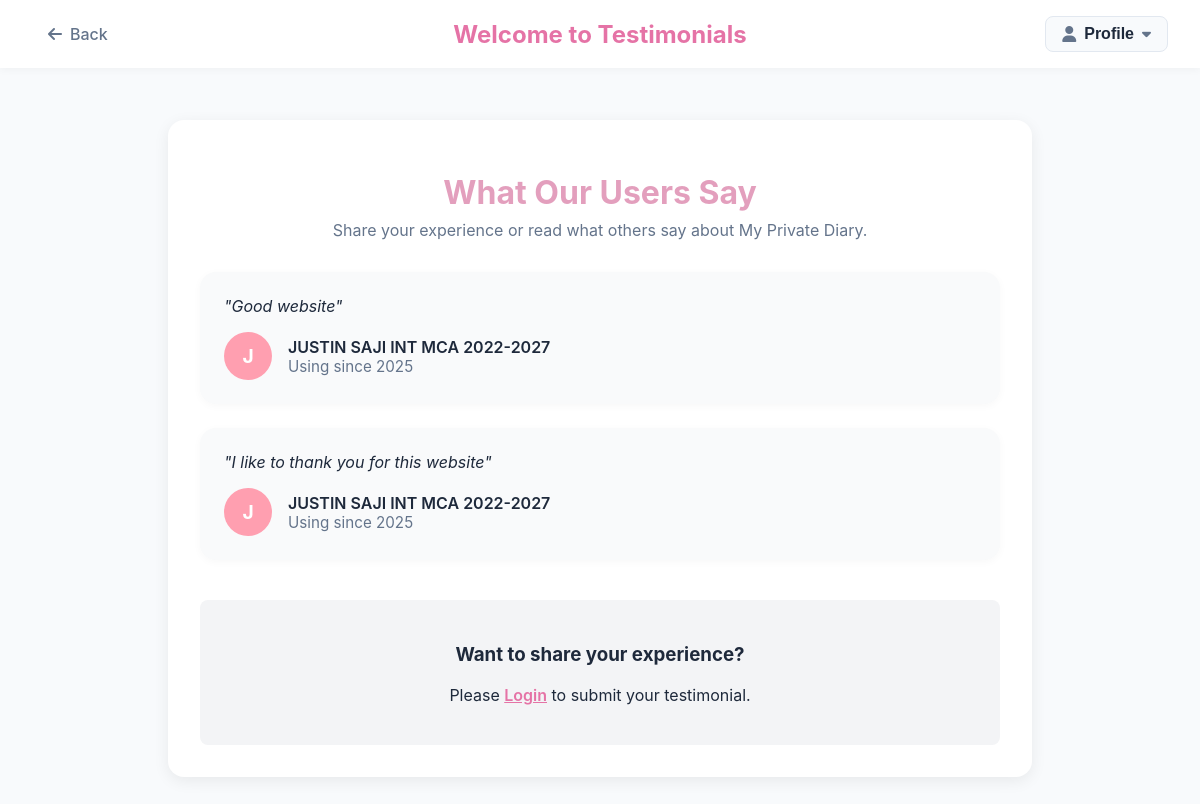
Screenshot of /testimonials.php with the database file from the repository.
### tables this page shows
CREATE TABLE `testimonials` (
  `testimonial_id` int(11) NOT NULL,
  `user_id` int(11) NOT NULL,
  `content` text NOT NULL,
  `created_at` timestamp NOT NULL DEFAULT current_timestamp()
);

CREATE TABLE `signup` (
  `user_id` int(11) NOT NULL,
  `full_name` varchar(100) NOT NULL,
  `email` varchar(150) NOT NULL,
  `password` varchar(255) DEFAULT NULL,
  `signup_date` timestamp NOT NULL DEFAULT current_timestamp(),
  `birthdate` date DEFAULT NULL,
  `subscription_plan` enum('basic','premium','lifetime') DEFAULT 'basic',
  `subscription_status` enum('active','expired','cancelled') DEFAULT 'active',
  `subscription_start_date` datetime DEFAULT NULL,
  `subscription_end_date` datetime DEFAULT NULL,
  `theme` varchar(50) DEFAULT 'default',
  `google_signup` tinyint(1) DEFAULT 0,
  `google_id` varchar(100) DEFAULT NULL,
  `profile_picture` varchar(255) DEFAULT NULL,
  `bio` text DEFAULT NULL,
  `phone` varchar(20) DEFAULT NULL,
  `address` varchar(255) DEFAULT NULL,
  `city` varchar(100) DEFAULT NULL,
  `state` varchar(100) DEFAULT NULL,
  `country` varchar(100) DEFAULT NULL,
  `postal_code` varchar(20) DEFAULT NULL,
  `hobbies` text DEFAULT NULL,
  `favorite_music` text DEFAULT NULL,
  `favorite_films` text DEFAULT NULL,
  `favorite_books` text DEFAULT NULL,
  `favorite_places` text DEFAULT NULL,
  `gender` varchar(20) DEFAULT NULL,
  `language` varchar(10) DEFAULT 'en',
  `profile_public` tinyint(1) DEFAULT 0,
  `email_notifications` tinyint(1) DEFAULT 0
);

### testimonials.php (the view, shortened to what this page needs)
<?php
require 'db_connect.php';
$is_logged_in = isset($_SESSION['user_id']);
$sql = 'SELECT t.content, t.created_at, u.full_name, YEAR(u.signup_date) as joined_year FROM testimonials t JOIN signup u ON t.user_id = u.user_id ORDER BY t.created_at DESC';
$result = $conn->query($sql);
$testimonials = $result ? $result->fetch_all(MYSQLI_ASSOC) : [];
?>
<!DOCTYPE html>
<html lang="en">
<head>
    <link rel="stylesheet" href="https://cdnjs.cloudflare.com/ajax/libs/font-awesome/6.4.0/css/all.min.css">
</head>
<body>
    <header class="header" style="background: #fff; box-shadow: 0 2px 8px rgba(0,0,0,0.04); padding: 1rem 2rem; position: fixed; top: 0; left: 0; right: 0; z-index: 1000; display: flex; justify-content: space-between; align-items: center;">
        <a href="index.php" style="text-decoration: none; color: #64748b; font-weight: 500; display: flex; align-items: center; gap: 0.5rem; padding: 0.5rem 1rem; border-radius: 0.5rem; transition: background 0.2s;" onmouseover="this.style.background='#f8fafc'" onmouseout="this.style.background='transient'">
            <i class="fas fa-arrow-left"></i> Back
        </a>
        <h2 style="margin: 0; font-size: 1.5rem; color: #e573a6; font-weight: 700; position: absolute; left: 50%; transform: translateX(-50%);">
            Welcome to Testimonials
        </h2>
        <div class="user-dropdown" style="position: relative;">
            <button id="userDropdownBtn" style="background: #f8fafc; border: 1px solid #e2e8f0; border-radius: 0.5rem; font-size: 1rem; color: #1e293b; cursor: pointer; display: flex; align-items: center; gap: 0.5rem; padding: 0.5rem 1rem; transition: all 0.2s;" onmouseover="this.style.borderColor='#cbd5e1'" onmouseout="this.style.borderColor='#e2e8f0'">
                <i class="fas fa-user" style="color: #64748b;"></i>
                <?php echo isset($_SESSION['full_name']) ? htmlspecialchars($_SESSION['full_name']) : 'Profile'; ?>
                <i class="fas fa-caret-down" style="font-size: 0.9em; color: #64748b;"></i>
            </button>
        </div>
    </header>
    <div style="padding-top: 80px;"></div>
    <div class="container">
        <h1>What Our Users Say</h1>
        <div class="subtitle">Share your experience or read what others say about My Private Diary.</div>
        <div class="testimonial-list">
            <?php foreach ($testimonials as $t): ?>
                <div class="testimonial-card">
                    <div class="testimonial-content">"<?php echo htmlspecialchars($t['content']); ?>"</div>
                    <div class="testimonial-user">
                        <div class="avatar"><?php echo isset($t['full_name']) && $t['full_name'] ? strtoupper(substr($t['full_name'], 0, 1)) : '?'; ?></div>
                        <div class="user-details">
                            <div class="user-name"><?php echo isset($t['full_name']) ? htmlspecialchars($t['full_name']) : 'Anonymous'; ?></div>
                            <div class="user-joined">Using since <?php echo isset($t['joined_year']) ? $t['joined_year'] : 'N/A'; ?></div>
                        </div>
                    </div>
                </div>
            <?php endforeach; ?>
        </div>
        <?php if ($is_logged_in): ?>
            <form class="testimonial-form" method="post">
                <label for="testimonial"><strong>Add Your Testimonial</strong></label>
                <textarea name="testimonial" id="testimonial" maxlength="500" required placeholder="Share your experience..."></textarea>
                <button type="submit"><i class="fas fa-paper-plane"></i> Submit</button>
            </form>
        <?php else: ?>
            <div class="login-prompt">
                <h3>Want to share your experience?</h3>
                <p>Please <a href="login.php" style="color: #e573a6; font-weight: 600;">Login</a> to submit your testimonial.</p>
            </div>
        <?php endif; ?>
    </div>
</body>
</html>

### testimonials.php (style rules this page uses)
body { font-family: 'Inter', sans-serif; background: #f8fafc; color: #1e293b; }
.container { max-width: 800px; margin: 2rem auto; padding: 2rem; background: #fff; border-radius: 1rem; box-shadow: 0 4px 16px rgba(0,0,0,0.07); }
h1 { text-align: center; color:rgb(227, 159, 189); margin-bottom: 0.5rem; }
.subtitle { text-align: center; color: #64748b; margin-bottom: 2rem; }
.testimonial-list { margin-bottom: 2.5rem; }
.testimonial-card { background: #f9fafb; border-radius: 1rem; padding: 1.5rem; margin-bottom: 1.5rem; box-shadow: 0 2px 8px rgba(0,0,0,0.03); }
.testimonial-content { font-style: italic; margin-bottom: 1rem; }
.testimonial-user { display: flex; align-items: center; gap: 1rem; }
.avatar { width: 48px; height: 48px; border-radius: 50%; background: #ff9fb0; color: #fff; display: flex; align-items: center; justify-content: center; font-weight: 700; font-size: 1.2rem; }
.user-name { font-weight: 600; }
.user-joined { color: #64748b; font-size: 0.95rem; }
button { background: #e573a6; color: #fff; border: none; border-radius: 0.5rem; padding: 0.75rem 1.5rem; font-size: 1rem; font-weight: 600; cursor: pointer; transition: background 0.2s; }
.login-prompt { text-align: center; margin-top: 2rem; padding: 1.5rem; background: #f3f4f6; border-radius: 0.5rem; }

### rows the page displays
testimonials: content "Good website", user.full_name "J", user.full_name "JUSTIN SAJI INT MCA 2022-2027", joined_year "2025"
testimonials: content "I like to thank you for this website", user.full_name "J", user.full_name "JUSTIN SAJI INT MCA 2022-2027", joined_year "2025"
